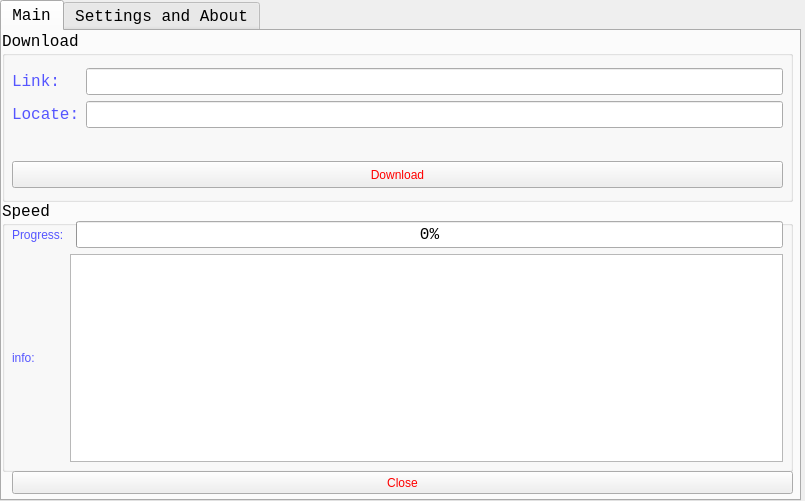
<?xml version="1.0" encoding="UTF-8"?>
<ui version="4.0">
 <class>MainWindow</class>
 <widget class="QMainWindow" name="MainWindow">
  <property name="geometry">
   <rect>
    <x>0</x>
    <y>0</y>
    <width>805</width>
    <height>501</height>
   </rect>
  </property>
  <property name="minimumSize">
   <size>
    <width>805</width>
    <height>501</height>
   </size>
  </property>
  <property name="maximumSize">
   <size>
    <width>805</width>
    <height>501</height>
   </size>
  </property>
  <property name="sizeIncrement">
   <size>
    <width>805</width>
    <height>501</height>
   </size>
  </property>
  <property name="baseSize">
   <size>
    <width>805</width>
    <height>501</height>
   </size>
  </property>
  <property name="font">
   <font>
    <family>Consolas</family>
    <pointsize>14</pointsize>
   </font>
  </property>
  <property name="windowTitle">
   <string>Downlodaer</string>
  </property>
  <property name="windowIcon">
   <iconset theme="1">
    <normaloff>C:/Users/Administrator/.designer/backup</normaloff>C:/Users/Administrator/.designer/backup</iconset>
  </property>
  <widget class="QWidget" name="centralwidget">
   <widget class="QTabWidget" name="tabWidget">
    <property name="geometry">
     <rect>
      <x>0</x>
      <y>0</y>
      <width>801</width>
      <height>501</height>
     </rect>
    </property>
    <property name="minimumSize">
     <size>
      <width>801</width>
      <height>501</height>
     </size>
    </property>
    <property name="maximumSize">
     <size>
      <width>801</width>
      <height>501</height>
     </size>
    </property>
    <property name="font">
     <font>
      <family>Consolas</family>
      <pointsize>12</pointsize>
     </font>
    </property>
    <property name="currentIndex">
     <number>0</number>
    </property>
    <widget class="QWidget" name="tab">
     <property name="cursor">
      <cursorShape>ArrowCursor</cursorShape>
     </property>
     <property name="autoFillBackground">
      <bool>false</bool>
     </property>
     <attribute name="title">
      <string>Main</string>
     </attribute>
     <widget class="QGroupBox" name="groupBox">
      <property name="geometry">
       <rect>
        <x>0</x>
        <y>0</y>
        <width>791</width>
        <height>171</height>
       </rect>
      </property>
      <property name="title">
       <string>Download</string>
      </property>
      <widget class="QWidget" name="verticalLayoutWidget_3">
       <property name="geometry">
        <rect>
         <x>10</x>
         <y>20</y>
         <width>771</width>
         <height>95</height>
        </rect>
       </property>
       <layout class="QVBoxLayout" name="verticalLayout_3">
        <item>
         <layout class="QHBoxLayout" name="horizontalLayout">
          <item>
           <layout class="QVBoxLayout" name="verticalLayout">
            <item>
             <widget class="QLabel" name="label">
              <property name="palette">
               <palette>
                <active>
                 <colorrole role="WindowText">
                  <brush brushstyle="SolidPattern">
                   <color alpha="255">
                    <red>85</red>
                    <green>85</green>
                    <blue>255</blue>
                   </color>
                  </brush>
                 </colorrole>
                </active>
                <inactive>
                 <colorrole role="WindowText">
                  <brush brushstyle="SolidPattern">
                   <color alpha="255">
                    <red>85</red>
                    <green>85</green>
                    <blue>255</blue>
                   </color>
                  </brush>
                 </colorrole>
                </inactive>
                <disabled>
                 <colorrole role="WindowText">
                  <brush brushstyle="SolidPattern">
                   <color alpha="255">
                    <red>120</red>
                    <green>120</green>
                    <blue>120</blue>
                   </color>
                  </brush>
                 </colorrole>
                </disabled>
               </palette>
              </property>
              <property name="text">
               <string>Link:</string>
              </property>
             </widget>
            </item>
            <item>
             <widget class="QLabel" name="label_2">
              <property name="palette">
               <palette>
                <active>
                 <colorrole role="WindowText">
                  <brush brushstyle="SolidPattern">
                   <color alpha="255">
                    <red>85</red>
                    <green>85</green>
                    <blue>255</blue>
                   </color>
                  </brush>
                 </colorrole>
                </active>
                <inactive>
                 <colorrole role="WindowText">
                  <brush brushstyle="SolidPattern">
                   <color alpha="255">
                    <red>85</red>
                    <green>85</green>
                    <blue>255</blue>
                   </color>
                  </brush>
                 </colorrole>
                </inactive>
                <disabled>
                 <colorrole role="WindowText">
                  <brush brushstyle="SolidPattern">
                   <color alpha="255">
                    <red>120</red>
                    <green>120</green>
                    <blue>120</blue>
                   </color>
                  </brush>
                 </colorrole>
                </disabled>
               </palette>
              </property>
              <property name="text">
               <string>Locate:</string>
              </property>
             </widget>
            </item>
           </layout>
          </item>
          <item>
           <layout class="QVBoxLayout" name="verticalLayout_2">
            <item>
             <widget class="QLineEdit" name="lineEdit"/>
            </item>
            <item>
             <widget class="QLineEdit" name="lineEdit_2"/>
            </item>
           </layout>
          </item>
         </layout>
        </item>
       </layout>
      </widget>
      <widget class="QPushButton" name="pushButton">
       <property name="geometry">
        <rect>
         <x>10</x>
         <y>130</y>
         <width>771</width>
         <height>27</height>
        </rect>
       </property>
       <property name="styleSheet">
        <string notr="true">color: rgb(255, 0, 0);</string>
       </property>
       <property name="text">
        <string>Download</string>
       </property>
      </widget>
     </widget>
     <widget class="QGroupBox" name="groupBox_2">
      <property name="geometry">
       <rect>
        <x>0</x>
        <y>170</y>
        <width>791</width>
        <height>271</height>
       </rect>
      </property>
      <property name="title">
       <string>Speed</string>
      </property>
      <widget class="QWidget" name="gridLayoutWidget">
       <property name="geometry">
        <rect>
         <x>10</x>
         <y>20</y>
         <width>771</width>
         <height>241</height>
        </rect>
       </property>
       <layout class="QGridLayout" name="gridLayout">
        <item row="1" column="0">
         <widget class="QLabel" name="label_4">
          <property name="styleSheet">
           <string notr="true">color:rgb(85, 85, 255);</string>
          </property>
          <property name="text">
           <string>info:</string>
          </property>
         </widget>
        </item>
        <item row="0" column="0">
         <widget class="QLabel" name="label_3">
          <property name="styleSheet">
           <string notr="true">color:rgb(85, 85, 255);</string>
          </property>
          <property name="text">
           <string>Progress:</string>
          </property>
         </widget>
        </item>
        <item row="0" column="2">
         <widget class="QProgressBar" name="progressBar">
          <property name="palette">
           <palette>
            <active>
             <colorrole role="WindowText">
              <brush brushstyle="SolidPattern">
               <color alpha="255">
                <red>85</red>
                <green>0</green>
                <blue>255</blue>
               </color>
              </brush>
             </colorrole>
             <colorrole role="Button">
              <brush brushstyle="SolidPattern">
               <color alpha="255">
                <red>170</red>
                <green>170</green>
                <blue>0</blue>
               </color>
              </brush>
             </colorrole>
             <colorrole role="Light">
              <brush brushstyle="SolidPattern">
               <color alpha="255">
                <red>170</red>
                <green>170</green>
                <blue>127</blue>
               </color>
              </brush>
             </colorrole>
            </active>
            <inactive>
             <colorrole role="WindowText">
              <brush brushstyle="SolidPattern">
               <color alpha="255">
                <red>85</red>
                <green>0</green>
                <blue>255</blue>
               </color>
              </brush>
             </colorrole>
             <colorrole role="Button">
              <brush brushstyle="SolidPattern">
               <color alpha="255">
                <red>170</red>
                <green>170</green>
                <blue>0</blue>
               </color>
              </brush>
             </colorrole>
             <colorrole role="Light">
              <brush brushstyle="SolidPattern">
               <color alpha="255">
                <red>170</red>
                <green>170</green>
                <blue>127</blue>
               </color>
              </brush>
             </colorrole>
            </inactive>
            <disabled>
             <colorrole role="WindowText">
              <brush brushstyle="SolidPattern">
               <color alpha="255">
                <red>120</red>
                <green>120</green>
                <blue>120</blue>
               </color>
              </brush>
             </colorrole>
             <colorrole role="Button">
              <brush brushstyle="SolidPattern">
               <color alpha="255">
                <red>170</red>
                <green>170</green>
                <blue>0</blue>
               </color>
              </brush>
             </colorrole>
             <colorrole role="Light">
              <brush brushstyle="SolidPattern">
               <color alpha="255">
                <red>170</red>
                <green>170</green>
                <blue>127</blue>
               </color>
              </brush>
             </colorrole>
            </disabled>
           </palette>
          </property>
          <property name="value">
           <number>0</number>
          </property>
         </widget>
        </item>
        <item row="1" column="1" colspan="2">
         <widget class="QTextBrowser" name="textBrowser"/>
        </item>
       </layout>
      </widget>
     </widget>
     <widget class="QPushButton" name="pushButton_2">
      <property name="geometry">
       <rect>
        <x>10</x>
        <y>440</y>
        <width>781</width>
        <height>23</height>
       </rect>
      </property>
      <property name="styleSheet">
       <string notr="true">color:rgb(255, 0, 0)</string>
      </property>
      <property name="text">
       <string>Close</string>
      </property>
     </widget>
    </widget>
    <widget class="QWidget" name="tab_2">
     <attribute name="title">
      <string>Settings and About</string>
     </attribute>
     <widget class="QTabWidget" name="tabWidget_2">
      <property name="geometry">
       <rect>
        <x>10</x>
        <y>280</y>
        <width>781</width>
        <height>181</height>
       </rect>
      </property>
      <property name="styleSheet">
       <string notr="true">color:rgb(85, 85, 255);</string>
      </property>
      <property name="currentIndex">
       <number>0</number>
      </property>
      <widget class="QWidget" name="tab_3">
       <attribute name="title">
        <string>About</string>
       </attribute>
       <widget class="QWidget" name="verticalLayoutWidget_4">
        <property name="geometry">
         <rect>
          <x>10</x>
          <y>0</y>
          <width>761</width>
          <height>141</height>
         </rect>
        </property>
        <layout class="QVBoxLayout" name="verticalLayout_4">
         <item>
          <widget class="QGroupBox" name="groupBox_5">
           <property name="title">
            <string>About</string>
           </property>
           <widget class="QLabel" name="label_7">
            <property name="geometry">
             <rect>
              <x>60</x>
              <y>20</y>
              <width>681</width>
              <height>21</height>
             </rect>
            </property>
            <property name="text">
             <string>(c) 2021 import net.minecraft,All rights resirved.</string>
            </property>
           </widget>
          </widget>
         </item>
         <item>
          <widget class="QGroupBox" name="groupBox_6">
           <property name="title">
            <string>Links</string>
           </property>
           <widget class="QPushButton" name="pushButton_3">
            <property name="geometry">
             <rect>
              <x>60</x>
              <y>30</y>
              <width>691</width>
              <height>23</height>
             </rect>
            </property>
            <property name="text">
             <string>Open Fast Link</string>
            </property>
           </widget>
          </widget>
         </item>
        </layout>
       </widget>
      </widget>
      <widget class="QWidget" name="tab_4">
       <attribute name="title">
        <string>Log</string>
       </attribute>
       <widget class="QTextBrowser" name="textBrowser_2">
        <property name="geometry">
         <rect>
          <x>5</x>
          <y>1</y>
          <width>761</width>
          <height>221</height>
         </rect>
        </property>
       </widget>
      </widget>
     </widget>
     <widget class="QWidget" name="verticalLayoutWidget_5">
      <property name="geometry">
       <rect>
        <x>10</x>
        <y>0</y>
        <width>781</width>
        <height>271</height>
       </rect>
      </property>
      <layout class="QVBoxLayout" name="verticalLayout_5">
       <item>
        <widget class="QLabel" name="label_5">
         <property name="font">
          <font>
           <family>Consolas</family>
           <pointsize>20</pointsize>
          </font>
         </property>
         <property name="styleSheet">
          <string notr="true">color:rgb(85, 85, 255);</string>
         </property>
         <property name="text">
          <string>Version:v1.5.3</string>
         </property>
        </widget>
       </item>
       <item>
        <widget class="QCheckBox" name="checkBox_4">
         <property name="styleSheet">
          <string notr="true">color:rgb(85, 85, 255);</string>
         </property>
         <property name="text">
          <string>Use Chinese</string>
         </property>
        </widget>
       </item>
       <item>
        <widget class="QGroupBox" name="groupBox_3">
         <property name="font">
          <font>
           <family>Consolas</family>
           <pointsize>12</pointsize>
          </font>
         </property>
         <property name="styleSheet">
          <string notr="true">color:rgb(255,0,0);</string>
         </property>
         <property name="title">
          <string>Spyder Settings</string>
         </property>
         <widget class="QCheckBox" name="checkBox">
          <property name="geometry">
           <rect>
            <x>30</x>
            <y>40</y>
            <width>201</width>
            <height>21</height>
           </rect>
          </property>
          <property name="font">
           <font>
            <family>Consolas</family>
            <pointsize>12</pointsize>
           </font>
          </property>
          <property name="styleSheet">
           <string notr="true">color:rgb(85, 85, 255);</string>
          </property>
          <property name="text">
           <string>Don't use User-Agent</string>
          </property>
         </widget>
         <widget class="QLabel" name="label_6">
          <property name="geometry">
           <rect>
            <x>30</x>
            <y>20</y>
            <width>111</width>
            <height>21</height>
           </rect>
          </property>
          <property name="font">
           <font>
            <family>Consolas</family>
            <pointsize>12</pointsize>
           </font>
          </property>
          <property name="styleSheet">
           <string notr="true">color:rgb(85, 85, 255);</string>
          </property>
          <property name="text">
           <string>User-Agent:</string>
          </property>
         </widget>
         <widget class="QLineEdit" name="lineEdit_3">
          <property name="geometry">
           <rect>
            <x>140</x>
            <y>20</y>
            <width>621</width>
            <height>21</height>
           </rect>
          </property>
         </widget>
        </widget>
       </item>
       <item>
        <widget class="QGroupBox" name="groupBox_4">
         <property name="font">
          <font>
           <family>Consolas</family>
           <pointsize>12</pointsize>
          </font>
         </property>
         <property name="styleSheet">
          <string notr="true">color: rgb(255,0,0);</string>
         </property>
         <property name="title">
          <string>Info Settings</string>
         </property>
         <widget class="QCheckBox" name="checkBox_2">
          <property name="geometry">
           <rect>
            <x>30</x>
            <y>20</y>
            <width>201</width>
            <height>16</height>
           </rect>
          </property>
          <property name="font">
           <font>
            <family>Consolas</family>
            <pointsize>12</pointsize>
           </font>
          </property>
          <property name="styleSheet">
           <string notr="true">color: rgb(85, 85, 255);</string>
          </property>
          <property name="text">
           <string>Don't show speed</string>
          </property>
          <property name="checked">
           <bool>false</bool>
          </property>
         </widget>
         <widget class="QCheckBox" name="checkBox_3">
          <property name="geometry">
           <rect>
            <x>30</x>
            <y>40</y>
            <width>201</width>
            <height>16</height>
           </rect>
          </property>
          <property name="font">
           <font>
            <family>Consolas</family>
            <pointsize>12</pointsize>
           </font>
          </property>
          <property name="styleSheet">
           <string notr="true">color: rgb(85, 85, 255);</string>
          </property>
          <property name="text">
           <string>Don't show exceptions</string>
          </property>
          <property name="checked">
           <bool>false</bool>
          </property>
          <property name="tristate">
           <bool>false</bool>
          </property>
         </widget>
        </widget>
       </item>
      </layout>
     </widget>
    </widget>
   </widget>
  </widget>
 </widget>
 <resources/>
 <connections/>
</ui>
